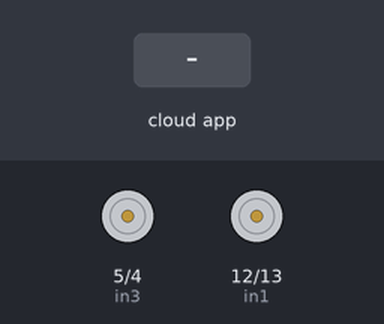
This sketch was run on a simulated ESP8266 (NodeMCU). Parts: motor-driver pin pairs drawn as motors (green arrow = first pin HIGH = forward, orange = second pin HIGH = backward, longer = more drive). The inputs (shaded band) are chosen by the test bench. WiFi joins after 1.5 s; servers stay silent unless stated; what the sketch prints to the serial monitor is not drawn.

Above: at 2.7 s.
2.8 s: the phone or cloud app sets 603c93a4bd5c040a18256dba to 1
At 3.7 s:
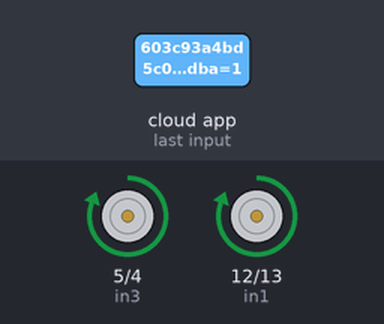
4.3 s: the phone or cloud app sets 603ccba7bd5c040a18257472 to 0
At 4.9 s:
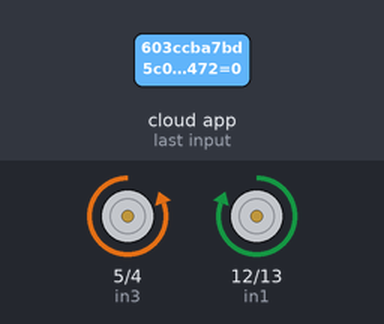
5.8 s: the phone or cloud app sets 603ccba7bd5c040a18257472 to 1
At 7.0 s:
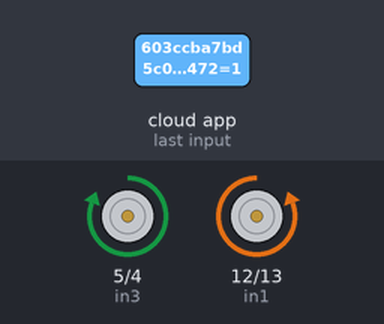
7.3 s: the phone or cloud app sets 603c93a4bd5c040a18256dba to 1
At 8.4 s:
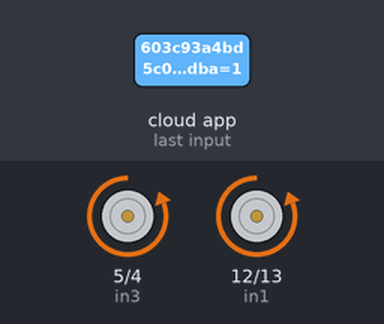
8.8 s: the phone or cloud app sets 603c93a4bd5c040a18256dba to 0
At 9.5 s:
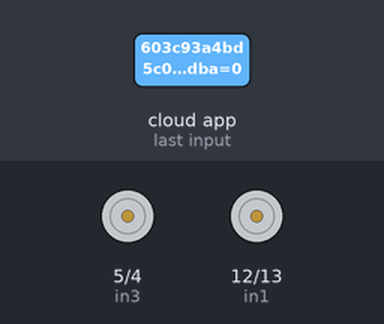
Timing chart, 0 to 11.3 s (numbered marks = the images above; inputs shaded):
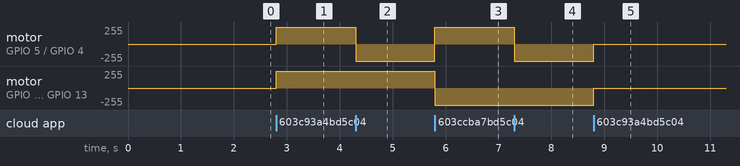

The sketch:

29.Alexa_controlled_Robot.ino
```cpp
#ifdef ENABLE_DEBUG
       #define DEBUG_ESP_PORT Serial
       #define NODEBUG_WEBSOCKETS
       #define NDEBUG
#endif

#include <Arduino.h>
#include <ESP8266WiFi.h>


#include "SinricPro.h"
#include "SinricProSwitch.h"

#define WIFI_SSID         "xxxxxxxxxxxxxx" //enter your wifi name
#define WIFI_PASS         "xxxxxxxxxxxxxxxxx" //enter your wifi passward
#define APP_KEY           "xxxxxxxxxxxxxxxxxxxxx"      // enter your app key
#define APP_SECRET        "xxxxxxxxxxxxxxxxxxxx"   // enter your app secret key
#define SWITCH_ID_1       "603c93a4bd5c040a18256dba"    // enter your device_1 id
#define SWITCH_ID_2       "603ccba7bd5c040a18257472"    // enter your devive_2

#define BAUD_RATE         9600                // Change baudrate to your need id
const int in1 = 12;  //D6
const int in2 = 13;  //D7
const int in3 = 5;  //D1
const int in4 = 4; //D2
int Move =0;
bool onPowerState1(const String &deviceId, bool &state) {
  Serial.printf("Device 1 turned %s\r\n", state?"on":"off");
  if (state == true)
  {

     {
    Move +=1;
     }

      if (Move==1)
      {
    Serial.println("forward"); // robot move forward
    digitalWrite(in1,HIGH);
    digitalWrite(in2,LOW);
    digitalWrite(in3,HIGH);
    digitalWrite(in4,LOW);
      }
     if (Move == 2)
       {
    Serial.println("backward");// robot move backward
    digitalWrite(in1,LOW);
    digitalWrite(in2,HIGH);
    digitalWrite(in3,LOW);
    digitalWrite(in4,HIGH);
    Move=0;


  }
  }
      else{
    Serial.println("stop");// robot stops
    digitalWrite(in1,LOW);
    digitalWrite(in2,LOW);
    digitalWrite(in3,LOW);
    digitalWrite(in4,LOW);
        }
    return true; // request handled properly
    }

bool onPowerState2(const String &deviceId, bool &state) {
 Serial.printf("Device 2 turned %s\r\n", state?"on":"off");
 if(state){
     Serial.println("left");  //robot move left

     digitalWrite(in1,LOW);
     digitalWrite(in2,HIGH);
     digitalWrite(in3,HIGH);
     digitalWrite(in4,LOW);

      }
      else{
     Serial.println("right"); //robot move right

     digitalWrite(in1,HIGH);
     digitalWrite(in2,LOW);
     digitalWrite(in3,LOW);
     digitalWrite(in4,HIGH);

        }
    return true; // request handled properly
    }


// setup function for WiFi connection
void setupWiFi() {
  Serial.printf("\r\n[Wifi]: Connecting");
  WiFi.begin(WIFI_SSID, WIFI_PASS);

  while (WiFi.status() != WL_CONNECTED) {
    Serial.printf(".");
    delay(250);
  }

  Serial.printf("connected!\r\n[WiFi]: IP-Address is %s\r\n", WiFi.localIP().toString().c_str());
}

// setup function for SinricPro
void setupSinricPro() {
  // add devices and callbacks to SinricPro
  SinricProSwitch& mySwitch1 = SinricPro[SWITCH_ID_1];
  mySwitch1.onPowerState(onPowerState1);

SinricProSwitch& mySwitch2 = SinricPro[SWITCH_ID_2];
mySwitch2.onPowerState(onPowerState2);

  // setup SinricPro
  SinricPro.onConnected([](){ Serial.printf("Connected to SinricPro\r\n"); });
  SinricPro.onDisconnected([](){ Serial.printf("Disconnected from SinricPro\r\n"); });
  SinricPro.begin(APP_KEY, APP_SECRET);
}

// main setup function
void setup() {
  Serial.begin(BAUD_RATE); Serial.printf("\r\n\r\n");
  setupWiFi();
  pinMode(in1,OUTPUT);
  pinMode(in2,OUTPUT);
  pinMode(in3,OUTPUT);
  pinMode(in4,OUTPUT);

  setupSinricPro();
}

void loop() {
  SinricPro.handle();
}
```

Measured:
- after the input at 2.8 s, motor on GPIO 5 (in3) / GPIO 4 (in4), motor on GPIO 12 (in1) / GPIO 13 (in2): stopped → forward 255/255 at once
- after the input at 4.3 s, motor on GPIO 5 (in3) / GPIO 4 (in4): forward 255/255 → backward 255/255 at once
- after the input at 5.8 s, motor on GPIO 5 (in3) / GPIO 4 (in4): backward 255/255 → forward 255/255 at once; motor on GPIO 12 (in1) / GPIO 13 (in2): forward 255/255 → backward 255/255 at once
- after the input at 7.3 s, motor on GPIO 5 (in3) / GPIO 4 (in4): forward 255/255 → backward 255/255 at once
- after the input at 8.8 s, motor on GPIO 5 (in3) / GPIO 4 (in4), motor on GPIO 12 (in1) / GPIO 13 (in2): backward 255/255 → stopped at once
